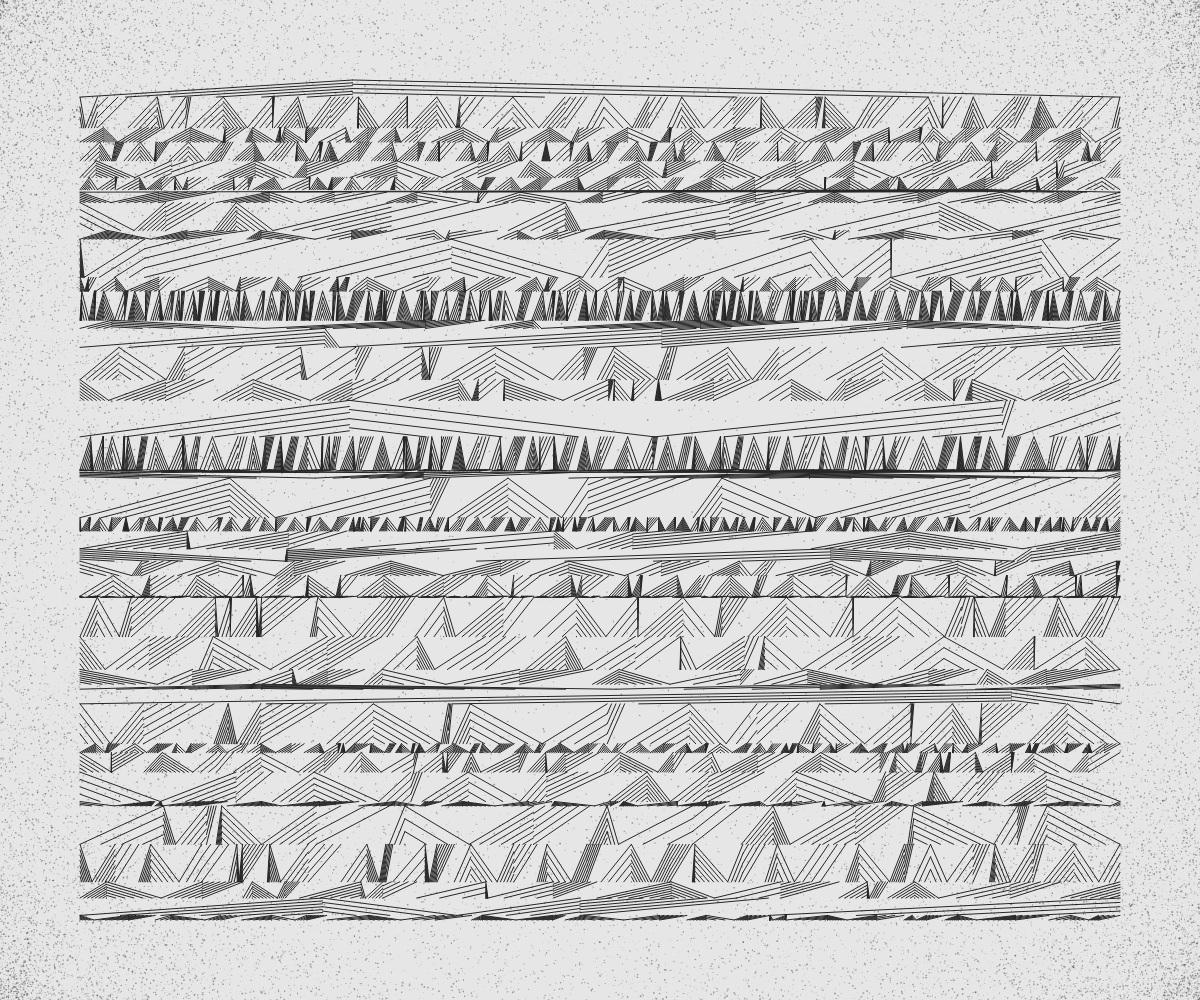
Frame 1 (no input)
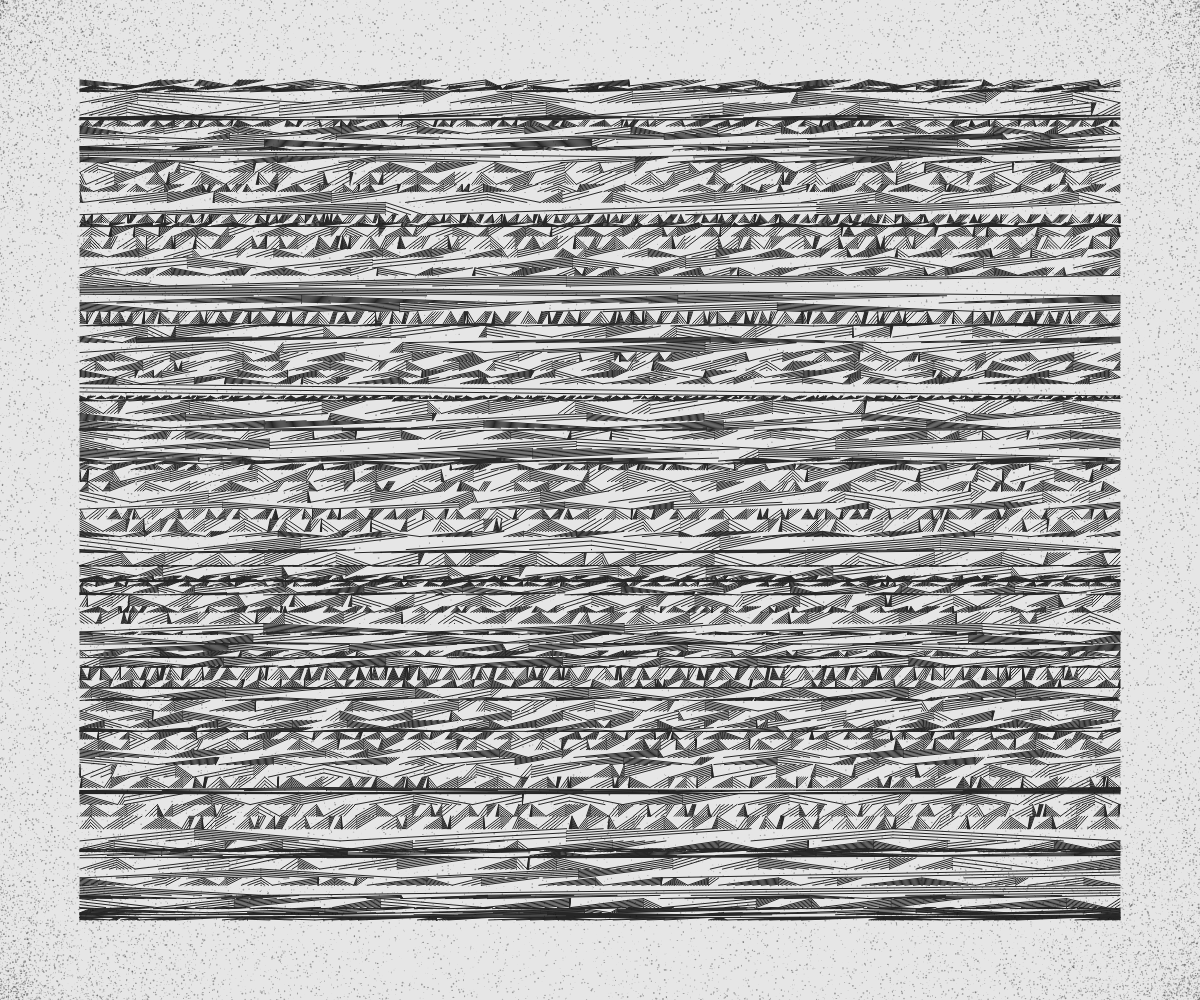
Frame 2 (the mouse pressed at the canvas centre, redrawn once)

The p5.js sketch that drew these frames (run headless with seeded random() and noise() and a simulated clock; the mouse was pressed at the canvas centre and the sketch redrawn once):

// p5.js sketch
// ── sketch.js
let graphics;

function setup() {
  createCanvas(windowWidth, windowHeight);
  colorMode(HSB, 360, 100, 100, 100);
  angleMode(DEGREES);

  graphics = createGraphics(width, height);
  graphics.colorMode(HSB, 360, 100, 100, 100);
  graphics.noStroke();

  for (let i = 0; i < (width * height * 15) / 100; i++) {
    let r = ((1 - random(random(random()))) * sqrt(sq(width) + sq(height))) / 2;
    let angle = random(360);
    let x = width / 2 + cos(angle) * r;
    let y = height / 2 + sin(angle) * r;
    let w = random(2);
    let h = random(2);

    graphics.fill(0, 0, 0, 33);
    graphics.ellipse(x, y, w, h);
  }
  noLoop();
}

function draw() {
  fill(0, 0, 90);
  noStroke();
  rect(0, 0, width, height);

  let offset = width / 15;
  let w = width - offset * 2;
  let h = height - offset * 2;

  let yArr = [];
  let ySum = 0;
  do {
    let num = random();
    ySum += num;
    yArr.push(num);
  } while (random() < 0.95 ? random() < 0.99 : random() < 0.75);
  shuffle(yArr, true);
  for (let i = 0; i < yArr.length; i++) {
    yArr[i] = (yArr[i] / ySum) * h;
  }

  let y = offset;
  for (let yVal of yArr) {
    let x = offset;
    let xArr = [];
    let xSum = 0;
    do {
      let num = random();
      xSum += num;
      xArr.push(num);
    } while (random() < 0.95 ? random() < 0.99 : random() < 0.75);
    shuffle(xArr, true);
    for (let i = 0; i < xArr.length; i++) {
      xArr[i] = (xArr[i] / xSum) * w;
    }
    let n = int(random(2));
    for (let xVal of xArr) {
      // fill(0, 0, random(80));
      stroke(0, 0, 15);
      // rect(x, y, xVal, yVal);
      push();
      translate(x + xVal / 2, y + yVal / 2);
      scale(n % 2 == 0 ? -1 : 1, n % 4 > 2 ? 1 : -1);
      let sclStep = int(random(3, 8));
      for (let scl = 1; scl > 0; scl -= 1 / sclStep) {
        push();
        translate(-xVal / 2, -yVal / 2);
        scale(scl);
        strokeWeight(1 / scl);
        line(0, yVal, xVal, 0);
        pop();
      }
      pop();
      x += xVal;
      n++;
    }
    y += yVal;
  }
  image(graphics, 0, 0);
}
